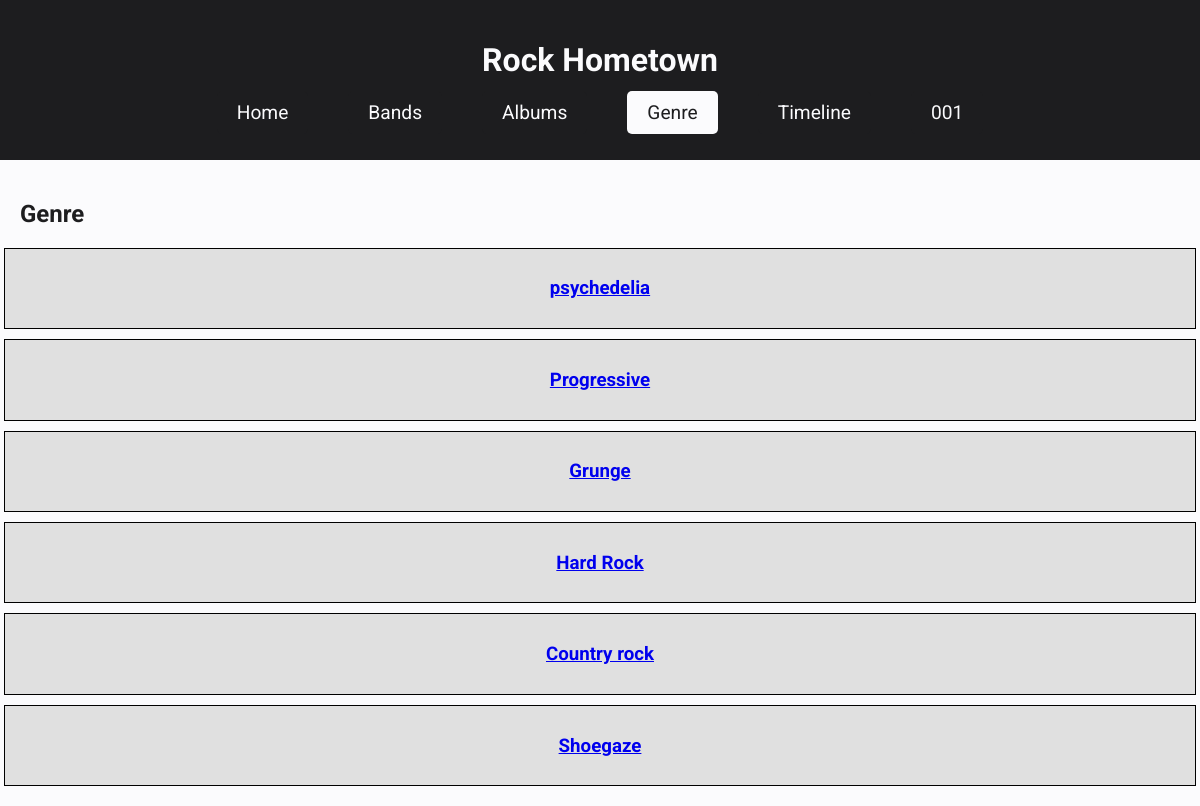
The app's page /genre (signed in) with its own data.
### tables this page shows
CREATE TABLE genre (genre_id INTEGER PRIMARY KEY, genre_name TEXT);

### app.py (the view)
@app.route('/genre')
@login_required
def genre():
    conn = get_db_connection()
    genre = conn.execute('SELECT * FROM genre').fetchall()
    conn.close()
    return render_template('genre.html', genre=genre)

### app.py (called while the page is built)
def get_db_connection():
    conn = sqlite3.connect('music.db', timeout=5)
    conn.row_factory = sqlite3.Row
    return conn

@app.before_request
def require_login():
    protected_routes = ['bands', 'albums', 'timeline', 'genre', 'genre_bands']
    if request.endpoint in protected_routes and 'username' not in session:
        return redirect(url_for('login'))

def login_required(f):
    @wraps(f)
    def decorated_function(*args, **kwargs):
        if 'logged_in' not in session or not session['logged_in']:
            return redirect(url_for('login'))
        return f(*args, **kwargs)
    return decorated_function

### templates/genre.html (shortened to what this page needs)
<!DOCTYPE html>
<html lang="en">
<head>
    <link rel="stylesheet" href="../static/styles.css">
</head>
<body>
    <header>
        <h1>Rock Hometown</h1>
        <nav>
            <ul>
                <li><a href="{{ url_for('index') }}" class="{% if request.endpoint == 'index' %}active{% endif %}">Home</a></li>
                <li><a href="{{ url_for('bands') }}" class="{% if request.endpoint == 'bands' %}active{% endif %}">Bands</a></li>
                <li><a href="{{ url_for('albums') }}" class="{% if request.endpoint == 'albums' %}active{% endif %}">Albums</a></li>
                <li><a href="{{ url_for('genre') }}" class="{% if request.endpoint == 'genre' %}active{% endif %}">Genre</a></li>
                <li><a href="{{ url_for('timeline') }}" class="{% if request.endpoint == 'timeline' %}active{% endif %}">Timeline</a></li>
                <li><a href="{{ url_for('account') }}" class="{% if request.endpoint == 'account' %}active{% endif %}">{{ session['username'] }}</a></li>
            </ul>
        </nav>
    </header>
    <main>
        <section id="genre">
            <h2>Genre</h2>
            <div class="genre-list">
                {% for genre in genre %}
                    <a href="{{ url_for('genre_bands', genre_id=genre['genre_id']) }}" class="genre-item">
                        <h3>{{ genre['genre_name'] }}</h3>
                    </a>
                {% endfor %}
            </div>
        </section>
    </main>
</body>
</html>

### static/styles.css (style rules this page uses)
body { font-family: 'Roboto', sans-serif; margin: 0; background-color: #FBFBFD; color: #1D1D1F; }
header { text-align: center; padding: 20px 0; background-color: #1D1D1F; color: #FBFBFD; }
nav ul { list-style: none; padding: 0; }
nav ul li { display: inline; margin: 0 10px; }
nav ul li a { color: #FBFBFD; text-decoration: none; }
main { padding: 20px; }
.genre-list { display: flex; flex-direction: column; align-items: center; gap: 10px; }
.genre-item { padding: 10px 15px; border: 1px solid #000; width: 100%; text-align: center; background-color: #e0e0e0; transition: background-color 0.3s ease; }
nav ul { list-style: none; padding: 0; display: flex; justify-content: center; gap: 20px; }
nav ul li { display: inline; }
nav ul li a { font-family: 'Roboto', sans-serif; font-size: 1.2em; text-decoration: none; padding: 10px 20px; color: #FBFBFD; background-color: #1D1D1F; border-radius: 5px; transition: background-color 0.3s, color 0.3s; }
nav ul li a.active { background-color: #FBFBFD; color: #1D1D1F; }

### records on screen
genre: genre_name "psychedelia"
genre: genre_name "Progressive"
genre: genre_name "Grunge"
genre: genre_name "Hard Rock"
genre: genre_name "Country rock"
genre: genre_name "Shoegaze"

### other values on screen
{{ session['username'] }} "001"
